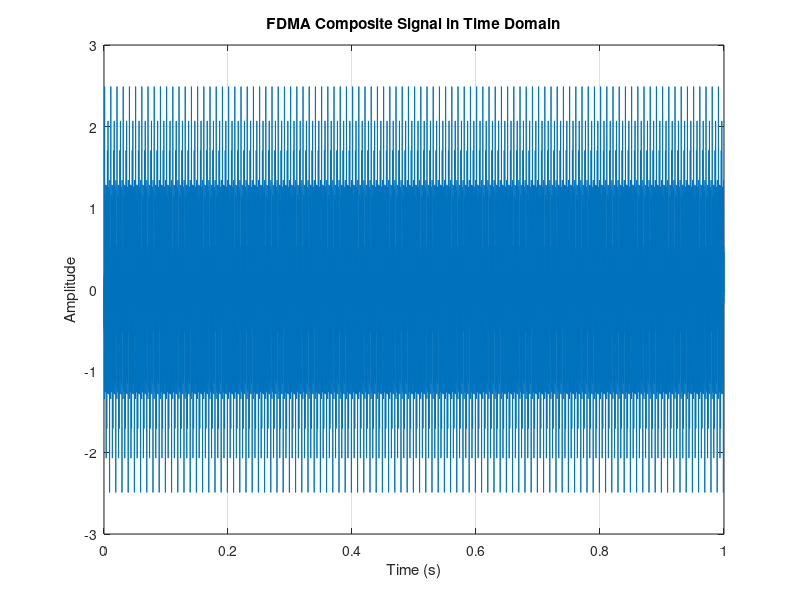
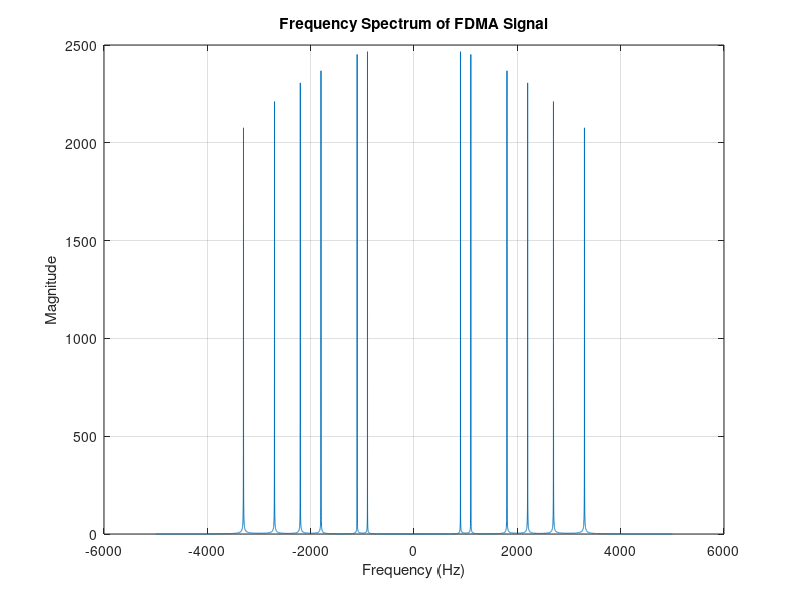

Write MATLAB code to recreate these figures, in order.
% FDMA (Frequency Division Multiple Access) Simulation in MATLAB
% This script simulates multiple users transmitting simultaneously
% using different frequency bands (carriers), and combines them
% into a single composite signal.

clc;
clear;

%% Simulation Parameters
fs = 10000;          % Sampling frequency (in Hz)
t = 0:1/fs:1;        % Time vector for 1 second duration

%% Generate Baseband Signals for 3 Users
% These signals represent the data each user wants to send.

user1 = sin(2*pi*100*t);   % User 1 baseband signal (100 Hz)
user2 = sin(2*pi*200*t);   % User 2 baseband signal (200 Hz)
user3 = sin(2*pi*300*t);   % User 3 baseband signal (300 Hz)


%% Assign Carrier Frequencies to Each User
% In FDMA, each user gets a unique carrier frequency to modulate their signal.

f1 = 1000;   % Carrier frequency for User 1 (1 kHz)
f2 = 2000;   % Carrier frequency for User 2 (2 kHz)
f3 = 3000;   % Carrier frequency for User 3 (3 kHz)

%% Modulate Each User's Signal using AM (Amplitude Modulation)
% This shifts the baseband signals to different frequency bands (subchannels).

fdma1 = user1 .* cos(2*pi*f1*t);  % Modulated signal for User 1
fdma2 = user2 .* cos(2*pi*f2*t);  % Modulated signal for User 2
fdma3 = user3 .* cos(2*pi*f3*t);  % Modulated signal for User 3

% Note: We're using Double Sideband Amplitude Modulation (DSB-AM) here.
% Each user’s signal now occupies a unique frequency range.

%% Combine All Modulated Signals into One FDMA Signal
% This simulates the channel carrying all users' signals at once.

fdma_signal = fdma1 + fdma2 + fdma3;  % FDMA composite signal

%% Plot Time Domain Signal
figure;
plot(t, fdma_signal);
title('FDMA Composite Signal in Time Domain');
xlabel('Time (s)');
ylabel('Amplitude');
grid on;

% Observation: The resulting waveform looks like a complex mix of all 3 signals.

%% Plot Frequency Spectrum of FDMA Signal
% We'll use FFT to observe the frequency components.

n = length(fdma_signal);            % Number of samples
f = (-n/2:n/2-1)*(fs/n);            % Frequency axis (centered)
FDMA_freq = fftshift(abs(fft(fdma_signal)));  % Compute FFT and shift it to center

figure;
plot(f, FDMA_freq);
title('Frequency Spectrum of FDMA Signal');
xlabel('Frequency (Hz)');
ylabel('Magnitude');
grid on;

% Observation: You should see distinct peaks around 1 kHz, 2 kHz, and 3 kHz,
% each representing a user's modulated signal in its assigned frequency band.

